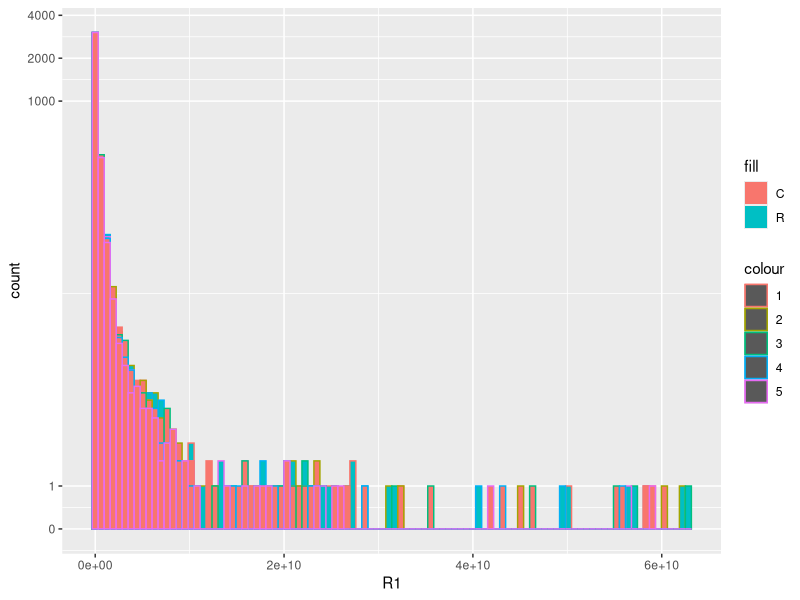

Write R code to recreate this figure. (Note: this script raises an error after producing the figure.)
# 
#  ggbiplot.r
#  
#  Copyright 2011 Vincent Q. Vu.
# 
#  This program is free software; you can redistribute it and/or
#  modify it under the terms of the GNU General Public License
#  as published by the Free Software Foundation; either version 2
#  of the License, or (at your option) any later version.
#  
#  This program is distributed in the hope that it will be useful,
#  but WITHOUT ANY WARRANTY; without even the implied warranty of
#  MERCHANTABILITY or FITNESS FOR A PARTICULAR PURPOSE.  See the
#  GNU General Public License for more details.
#  
#  You should have received a copy of the GNU General Public License
#  along with this program; if not, write to the Free Software
#  Foundation, Inc., 51 Franklin Street, Fifth Floor, Boston, MA  02110-1301, USA.
# 

#' Biplot for Principal Components using ggplot2
#'
#' @param pcobj           an object returned by prcomp() or princomp()
#' @param choices         which PCs to plot
#' @param scale           covariance biplot (scale = 1), form biplot (scale = 0). When scale = 1, the inner product between the variables approximates the covariance and the distance between the points approximates the Mahalanobis distance.
#' @param obs.scale       scale factor to apply to observations
#' @param var.scale       scale factor to apply to variables
#' @param pc.biplot       for compatibility with biplot.princomp()
#' @param groups          optional factor variable indicating the groups that the observations belong to. If provided the points will be colored according to groups
#' @param ellipse         draw a normal data ellipse for each group?
#' @param ellipse.prob    size of the ellipse in Normal probability
#' @param labels          optional vector of labels for the observations
#' @param labels.size     size of the text used for the labels
#' @param alpha           alpha transparency value for the points (0 = transparent, 1 = opaque)
#' @param circle          draw a correlation circle? (only applies when prcomp was called with scale = TRUE and when var.scale = 1)
#' @param var.axes        draw arrows for the variables?
#' @param varname.size    size of the text for variable names
#' @param varname.adjust  adjustment factor the placement of the variable names, >= 1 means farther from the arrow
#' @param varname.abbrev  whether or not to abbreviate the variable names
#'
#' @return                a ggplot2 plot
#' @export
#' @examples
#'   data(wine)
#'   wine.pca <- prcomp(wine, scale. = TRUE)
#'   print(ggbiplot(wine.pca, obs.scale = 1, var.scale = 1, groups = wine.class, ellipse = TRUE, circle = TRUE))
#'
ggbiplot <- function(pcobj, choices = 1:2, scale = 1, pc.biplot = TRUE, 
                     obs.scale = 1 - scale, var.scale = scale, 
                     groups = NULL, ellipse = FALSE, ellipse.prob = 0.68, 
                     labels = NULL, labels.size = 3, alpha = 1, 
                     var.axes = TRUE, 
                     circle = FALSE, circle.prob = 0.69, 
                     varname.size = 3, varname.adjust = 1.5, 
                     varname.abbrev = FALSE, ...)
{
  library(ggplot2)
  library(plyr)
  library(scales)
  library(grid)
  
  stopifnot(length(choices) == 2)
  
  # Recover the SVD
  if(inherits(pcobj, 'prcomp')){
    nobs.factor <- sqrt(nrow(pcobj$x) - 1)
    d <- pcobj$sdev
    u <- sweep(pcobj$x, 2, 1 / (d * nobs.factor), FUN = '*')
    v <- pcobj$rotation
  } else if(inherits(pcobj, 'princomp')) {
    nobs.factor <- sqrt(pcobj$n.obs)
    d <- pcobj$sdev
    u <- sweep(pcobj$scores, 2, 1 / (d * nobs.factor), FUN = '*')
    v <- pcobj$loadings
  } else if(inherits(pcobj, 'PCA')) {
    nobs.factor <- sqrt(nrow(pcobj$call$X))
    d <- unlist(sqrt(pcobj$eig)[1])
    u <- sweep(pcobj$ind$coord, 2, 1 / (d * nobs.factor), FUN = '*')
    v <- sweep(pcobj$var$coord,2,sqrt(pcobj$eig[1:ncol(pcobj$var$coord),1]),FUN="/")
  } else if(inherits(pcobj, "lda")) {
    nobs.factor <- sqrt(pcobj$N)
    d <- pcobj$svd
    u <- predict(pcobj)$x/nobs.factor
    v <- pcobj$scaling
    d.total <- sum(d^2)
  } else {
    stop('Expected a object of class prcomp, princomp, PCA, or lda')
  }
  
  # Scores
  choices <- pmin(choices, ncol(u))
  df.u <- as.data.frame(sweep(u[,choices], 2, d[choices]^obs.scale, FUN='*'))
  
  # Directions
  v <- sweep(v, 2, d^var.scale, FUN='*')
  df.v <- as.data.frame(v[, choices])
  
  names(df.u) <- c('xvar', 'yvar')
  names(df.v) <- names(df.u)
  
  if(pc.biplot) {
    df.u <- df.u * nobs.factor
  }
  
  # Scale the radius of the correlation circle so that it corresponds to 
  # a data ellipse for the standardized PC scores
  r <- sqrt(qchisq(circle.prob, df = 2)) * prod(colMeans(df.u^2))^(1/4)
  
  # Scale directions
  v.scale <- rowSums(v^2)
  df.v <- r * df.v / sqrt(max(v.scale))
  
  # Change the labels for the axes
  if(obs.scale == 0) {
    u.axis.labs <- paste('standardized PC', choices, sep='')
  } else {
    u.axis.labs <- paste('PC', choices, sep='')
  }
  
  # Append the proportion of explained variance to the axis labels
  u.axis.labs <- paste(u.axis.labs, 
                       sprintf('(%0.1f%% explained var.)', 
                               100 * pcobj$sdev[choices]^2/sum(pcobj$sdev^2)))
  
  # Score Labels
  if(!is.null(labels)) {
    df.u$labels <- labels
  }
  
  # Grouping variable
  if(!is.null(groups)) {
    df.u$groups <- groups
  }
  
  # Variable Names
  if(varname.abbrev) {
    df.v$varname <- abbreviate(rownames(v))
  } else {
    df.v$varname <- rownames(v)
  }
  
  # Variables for text label placement
  df.v$angle <- with(df.v, (180/pi) * atan(yvar / xvar))
  df.v$hjust = with(df.v, (1 - varname.adjust * sign(xvar)) / 2)
  
  # Base plot
  g <- ggplot(data = df.u, aes(x = xvar, y = yvar)) + 
    xlab(u.axis.labs[1]) + ylab(u.axis.labs[2]) + coord_equal()
  
  if(var.axes) {
    # Draw circle
    if(circle) 
    {
      theta <- c(seq(-pi, pi, length = 50), seq(pi, -pi, length = 50))
      circle <- data.frame(xvar = r * cos(theta), yvar = r * sin(theta))
      g <- g + geom_path(data = circle, color = muted('white'), 
                         size = 1/2, alpha = 1/3)
    }
    
    # Draw directions
    # g <- g +
    #   geom_segment(data = df.v,
    #                aes(x = 0, y = 0, xend = xvar, yend = yvar),
    #                arrow = arrow(length = unit(1/2, 'picas')),
    #                color = muted('red'))
  }

  # Draw either labels or points
  if(!is.null(df.u$labels)) {
    if(!is.null(df.u$groups)) {
      g <- g + geom_text(aes(label = labels, color = groups),
                         size = labels.size)
    } else {
      g <- g + geom_text(aes(label = labels), size = labels.size)
    }
  } else {
    if(!is.null(df.u$groups)) {
      g <- g + geom_point(aes(color = groups), alpha = alpha)
    } else {
      g <- g + geom_point(alpha = alpha)
    }
  }
  

  
  # Overlay a concentration ellipse if there are groups
  if(!is.null(df.u$groups) && ellipse) {
    theta <- c(seq(-pi, pi, length = 50), seq(pi, -pi, length = 50))
    circle <- cbind(cos(theta), sin(theta))
    
    ell <- ddply(df.u, 'groups', function(x) {
      if(nrow(x) <= 2) {
        return(NULL)
      }
      sigma <- var(cbind(x$xvar, x$yvar))
      mu <- c(mean(x$xvar), mean(x$yvar))
      ed <- sqrt(qchisq(ellipse.prob, df = 2))
      data.frame(sweep(circle %*% chol(sigma) * ed, 2, mu, FUN = '+'), 
                 groups = x$groups[1])
    })
    names(ell)[1:2] <- c('xvar', 'yvar')
    g <- g + geom_path(data = ell, aes(color = groups, group = groups))
  }
  
  # Label the variable axes
  # if(var.axes) {
  #   g <- g +
  #     geom_text(data = df.v,
  #               aes(label = varname, x = xvar, y = yvar,
  #                   angle = angle, hjust = hjust),
  #               color = 'darkred', size = varname.size)
  # }
  
  # if(var.axes) {
  #   g <- g +
  #     geom_point(data = df.v,
  #               color = 'darkred', size = 1)
  # }
  
  # Change the name of the legend for groups
  # if(!is.null(groups)) {
  #   g <- g + scale_color_brewer(name = deparse(substitute(groups)), 
  #                               palette = 'Dark2')
  # }
  
  # TODO: Add a second set of axes
  
  return(g)
}


##############################################################################

  
  # BV2 Proteomics
  
  ## Load data
  
library(plyr)
library(tidyverse)
protein_groups <- read_csv("Gel_proteinGroups_HMW_LMW_combined.csv")
protein_groups_lfq <- protein_groups %>%
  select(protein_ids = 'Majority protein IDs',
         R1 = 'LFQ intensity R1',
         R2 = 'LFQ intensity R2',
         R3 = 'LFQ intensity R3',
         R4 = 'LFQ intensity R4',
         R5 = 'LFQ intensity R5',
         C1 = 'LFQ intensity C1',
         C2 = 'LFQ intensity C2',
         C3 = 'LFQ intensity C3',
         C4 = 'LFQ intensity C4',
         C5 = 'LFQ intensity C5'
  )

protein_groups_iBAQ <- protein_groups %>%
  select(protein_ids = 'Majority protein IDs',
         R1 = 'iBAQ R1',
         R2 = 'iBAQ R2',
         R3 = 'iBAQ R3',
         R4 = 'iBAQ R4',
         R5 = 'iBAQ R5',
         C1 = 'iBAQ C1',
         C2 = 'iBAQ C2',
         C3 = 'iBAQ C3',
         C4 = 'iBAQ C4',
         C5 = 'iBAQ C5'
  )


## Check for negative binomial distribution

protein_groups_lfq %>%
  ggplot() +
  geom_histogram(aes(R1, fill = "R", color = "1"), bins = 100) +
  geom_histogram(aes(R2, fill = "R", color = "2"), bins = 100) +
  geom_histogram(aes(R3, fill = "R", color = "3"), bins = 100) +
  geom_histogram(aes(R4, fill = "R", color = "4"), bins = 100) +
  geom_histogram(aes(R5, fill = "R", color = "5"), bins = 100) +
  geom_histogram(aes(C1, fill = "C", color = "1"), bins = 100) +
  geom_histogram(aes(C2, fill = "C", color = "2"), bins = 100) +
  geom_histogram(aes(C3, fill = "C", color = "3"), bins = 100) +
  geom_histogram(aes(C4, fill = "C", color = "4"), bins = 100) +
  geom_histogram(aes(C5, fill = "C", color = "5"), bins = 100) +
  scale_y_continuous(trans = "log1p", breaks = c(0, 1, 1000, 2000, 4000, 6000))


#Create the initial **edgeR** object with all the values.

library(edgeR)
groups = c("Reactive", "Reactive", "Reactive", "Reactive", "Reactive",
           "Control", "Control", "Control", "Control", "Control") %>%
  factor(levels = c("Reactive", "Control")
  )
design = model.matrix(~0+groups)
contrasts = makeContrasts(
  H = groupsReactive - groupsControl,
  levels = design
)
LFQ_edgeR <- DGEList(
  counts = protein_groups_lfq %>%
    mutate(protein_ids = make.unique(protein_ids)) %>%
    na.omit() %>%
    column_to_rownames("protein_ids"),
  group = c(1,1,1,1,1, 2,2,2,2,2)
)

#Filter out rows so that each row has at least 10 non-zero values.

LFQ_edgeR_10 <- LFQ_edgeR[ rowSums(cpm(LFQ_edgeR) == 0 ) <= (10 - 10) , ]
LFQ_edgeR_10 <- LFQ_edgeR_10 %>% calcNormFactors()
LFQ_edgeR_10 <- LFQ_edgeR_10 %>% estimateGLMCommonDisp(design = design)
## Following "decideTestsDGE(p.value = 0.10)" counts up, down, and unchanged genes (proteins) at 10% FDR
lrt_LFQ_10 <- glmLRT(glmFit(LFQ_edgeR_10, design), contrast = contrasts) %>% decideTestsDGE(p.value = 0.10) 
plotSmear(LFQ_edgeR_10, de.tags = rownames(lrt_LFQ_10)[lrt_LFQ_10 %>% as.logical()])

#Filter out rows so that each row has at least 8 non-zero values.

LFQ_edgeR_8 <- LFQ_edgeR[ rowSums(cpm(LFQ_edgeR) == 0 ) <= (10 - 8) , ]
LFQ_edgeR_8 <- LFQ_edgeR_8 %>% calcNormFactors()
LFQ_edgeR_8 <- LFQ_edgeR_8 %>% estimateGLMCommonDisp(design = design)
lrt_LFQ_8 <- glmLRT(glmFit(LFQ_edgeR_8, design), contrast = contrasts) %>% decideTestsDGE(p.value = 0.10)
plotSmear(LFQ_edgeR_8, de.tags = rownames(lrt_LFQ_8)[lrt_LFQ_8 %>% as.logical()])

#Filter out rows so that each row has at least 6 non-zero values.

LFQ_edgeR_6 <- LFQ_edgeR[ rowSums(cpm(LFQ_edgeR) == 0 ) <= (10 - 6) , ]
LFQ_edgeR_6 <- LFQ_edgeR_6 %>% calcNormFactors()
LFQ_edgeR_6 <- LFQ_edgeR_6 %>% estimateGLMCommonDisp(design = design)
lrt_LFQ_6 <- glmLRT(glmFit(LFQ_edgeR_6, design), contrast = contrasts) %>% decideTestsDGE(p.value = 0.10)
plotSmear(LFQ_edgeR_6, de.tags = rownames(lrt_LFQ_6)[lrt_LFQ_6 %>% as.logical()])

#Filter out rows so that each row has at least 4 non-zero values.

LFQ_edgeR_4 <- LFQ_edgeR[ rowSums(cpm(LFQ_edgeR) == 0 ) <= (10 - 4) , ]
LFQ_edgeR_4 <- LFQ_edgeR_4 %>% calcNormFactors()
LFQ_edgeR_4 <- LFQ_edgeR_4 %>% estimateGLMCommonDisp(design = design)
lrt_LFQ_4 <- glmLRT(glmFit(LFQ_edgeR_4, design), contrast = contrasts) %>% decideTestsDGE(p.value = 0.10)
plotSmear(LFQ_edgeR_4, de.tags = rownames(lrt_LFQ_4)[lrt_LFQ_4 %>% as.logical()])

#Filter out rows so that each row has at least 2 non-zero values.

LFQ_edgeR_2 <- LFQ_edgeR[ rowSums(cpm(LFQ_edgeR) == 0 ) <= (10 - 2) , ]
LFQ_edgeR_2 <- LFQ_edgeR_2 %>% calcNormFactors()
LFQ_edgeR_2 <- LFQ_edgeR_2 %>% estimateGLMCommonDisp(design = design)
lrt_LFQ_2 <- glmLRT(glmFit(LFQ_edgeR_2, design), contrast = contrasts) %>% decideTestsDGE(p.value = 0.10)
plotSmear(LFQ_edgeR_2, de.tags = rownames(lrt_LFQ_2)[lrt_LFQ_2 %>% as.logical()])

#Filter out rows so that each row has at least 1 non-zero values.

LFQ_edgeR_1 <- LFQ_edgeR[ rowSums(cpm(LFQ_edgeR) == 0 ) <= (10 - 1) , ]
LFQ_edgeR_1 <- LFQ_edgeR_1 %>% calcNormFactors()
LFQ_edgeR_1 <- LFQ_edgeR_1 %>% estimateGLMCommonDisp(design = design)
lrt_LFQ_1 <- glmLRT(glmFit(LFQ_edgeR_1, design), contrast = contrasts) %>% decideTestsDGE(p.value = 0.10)
plotSmear(LFQ_edgeR_1, de.tags = rownames(lrt_LFQ_1)[lrt_LFQ_1 %>% as.logical()])

## Make plots


make_pca_plot <- function(tp, tp_edger, ellipse = T) {
  tp %>%
    na.omit %>%
    filter(protein_ids %in% tp_edger) %>%
    mutate(protein_ids = abbreviate(protein_ids, minlength = 9)) %>%
    column_to_rownames("protein_ids") %>%
    as.matrix() %>%
    t %>%
    prcomp(center = T, scale = T) %>%
    ggbiplot(labels = c("Reactive1", "Reactive2", "Reactive3", "Reactive4", "Reactive5",
                        "Control1", "Control2", "Control3", "Control4", "Control5"),
             groups = c("Reactive", "Reactive", "Reactive", "Reactive", "Reactive",
                        "Control", "Control", "Control", "Control", "Control"),
             ellipse = ellipse) +
    theme_classic()
}
make_heatmap <- function(tp, tp_edger, ellipse = T) {
  tp %>%
    na.omit %>%
    filter(protein_ids %in% tp_edger) %>%
    mutate(protein_ids = abbreviate(protein_ids, minlength = 9)) %>%
    mutate_if(is.numeric, log1p) %>%
    column_to_rownames("protein_ids") %>%
    as.matrix() %>%
    pheatmap::pheatmap()
}

protein_groups_lfq %>%
  make_pca_plot(tp_edger = rownames(lrt_LFQ_10)[as.logical(lrt_LFQ_10)]) +
  ggtitle("At least 10 non-zero columns")
protein_groups_lfq %>%
  make_pca_plot(tp_edger = rownames(lrt_LFQ_8)[as.logical(lrt_LFQ_8)]) +
  ggtitle("At least 8 non-zero columns")
protein_groups_lfq %>%
  make_pca_plot(tp_edger = rownames(lrt_LFQ_6)[as.logical(lrt_LFQ_6)]) +
  ggtitle("At least 6 non-zero columns")
protein_groups_lfq %>%
  make_pca_plot(tp_edger = rownames(lrt_LFQ_4)[as.logical(lrt_LFQ_4)]) +
  ggtitle("At least 4 non-zero columns")
protein_groups_lfq %>%
  make_pca_plot(tp_edger = rownames(lrt_LFQ_2)[as.logical(lrt_LFQ_2)]) +
  ggtitle("At least 2 non-zero columns")
protein_groups_lfq %>%
  make_pca_plot(tp_edger = rownames(lrt_LFQ_1)[as.logical(lrt_LFQ_1)]) +
  ggtitle("At least 1 non-zero columns")



#Make a table for the column 10 or more.

table_LFQ_edgeR_10 <- (glmLRT(glmFit(LFQ_edgeR_10, design), contrast = contrasts) %>%
                        topTags(n=5000))$table %>%
  rownames_to_column("Majority protein IDs") %>%
  as_tibble() %>%
  merge(protein_groups %>%
          mutate(`Majority protein IDs` =
                   make.unique(`Majority protein IDs`))) %>%
  as_tibble() %>%
  arrange(FDR)

write.table(table_LFQ_edgeR_10 , file = "10x_full.csv", sep = ",", row.names = FALSE)


#Make a table for the column 8 or more.

table_LFQ_edgeR_8 <- (glmLRT(glmFit(LFQ_edgeR_8, design), contrast = contrasts) %>%
                         topTags(n=5000))$table %>%
  rownames_to_column("Majority protein IDs") %>%
  as_tibble() %>%
  merge(protein_groups %>%
          mutate(`Majority protein IDs` =
                   make.unique(`Majority protein IDs`))) %>%
  as_tibble() %>%
  arrange(FDR)

write.table(table_LFQ_edgeR_8 , file = "8x_full.csv", sep = ",", row.names = FALSE)


#Make a table for the column 6 or more.

table_LFQ_edgeR_6 <- (glmLRT(glmFit(LFQ_edgeR_6, design), contrast = contrasts) %>%
                        topTags(n=5000))$table %>%
  rownames_to_column("Majority protein IDs") %>%
  as_tibble() %>%
  merge(protein_groups %>%
          mutate(`Majority protein IDs` =
                   make.unique(`Majority protein IDs`))) %>%
  as_tibble() %>%
  arrange(FDR)

write.table(table_LFQ_edgeR_6 , file = "6x_full.csv", sep = ",", row.names = FALSE)


#Make a table for the column 4 or more.

table_LFQ_edgeR_4 <- (glmLRT(glmFit(LFQ_edgeR_4, design), contrast = contrasts) %>%
                        topTags(n=5000))$table %>%
  rownames_to_column("Majority protein IDs") %>%
  as_tibble() %>%
  merge(protein_groups %>%
          mutate(`Majority protein IDs` =
                   make.unique(`Majority protein IDs`))) %>%
  as_tibble() %>%
  arrange(FDR)

write.table(table_LFQ_edgeR_4 , file = "4x_full.csv", sep = ",", row.names = FALSE)



#Make a table for the column 2 or more.

table_LFQ_edgeR_2 <- (glmLRT(glmFit(LFQ_edgeR_2, design), contrast = contrasts) %>%
                        topTags(n=5000))$table %>%
  rownames_to_column("Majority protein IDs") %>%
  as_tibble() %>%
  merge(protein_groups %>%
          mutate(`Majority protein IDs` =
                   make.unique(`Majority protein IDs`))) %>%
  as_tibble() %>%
  arrange(FDR)

write.table(table_LFQ_edgeR_2 , file = "2x_full.csv", sep = ",", row.names = FALSE)


#Make a table for the column 1 or more.

table_LFQ_edgeR_1 <- (glmLRT(glmFit(LFQ_edgeR_1, design), contrast = contrasts) %>%
                        topTags(n=5000))$table %>%
  rownames_to_column("Majority protein IDs") %>%
  as_tibble() %>%
  merge(protein_groups %>%
          mutate(`Majority protein IDs` =
                   make.unique(`Majority protein IDs`))) %>%
  as_tibble() %>%
  arrange(FDR)

write.table(table_LFQ_edgeR_1 , file = "1x_full.csv", sep = ",", row.names = FALSE)
